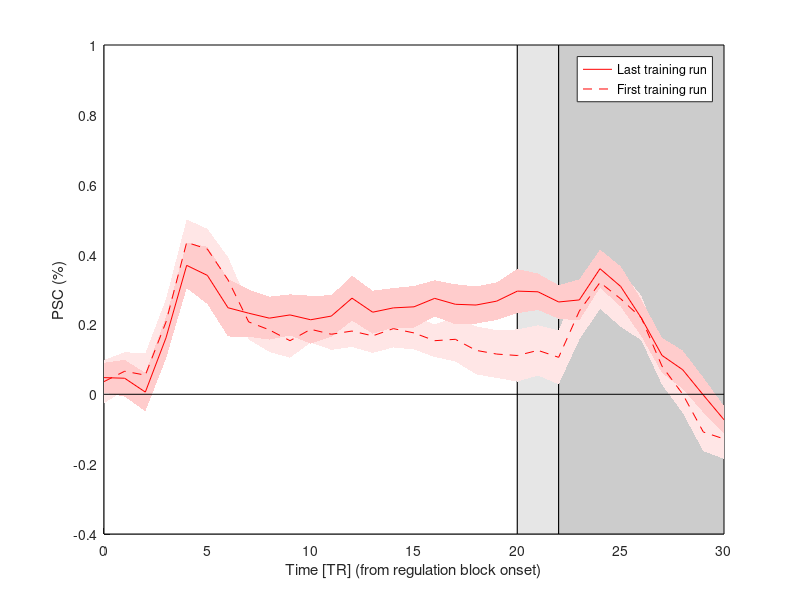

Recreate this plot in MATLAB. (Note: this script raises an error after producing the figure.)
% plotting results

clear

load('results_time_courses_first_training_run.mat')
mean_all_PSC_f=mean_all_PSC;
std_all_PSC_f=std_all_PSC;
m_all_PSC_f=m_all_PSC;
load('results_time_courses_last_training_run.mat')

x = 0:d_task+show_pos-1;
roi=1;

yu = mean_all_PSC(roi,:)+std_all_PSC(:,roi)';
yu_f = mean_all_PSC_f(roi,:)+std_all_PSC_f(:,roi)';
yl = mean_all_PSC(roi,:)-std_all_PSC(:,roi)';
yl_f = mean_all_PSC_f(roi,:)-std_all_PSC_f(:,roi)';
figure;
ylim([-.4 1])
%     ylim([-1 .4])
patch([0 20 20 0], [max(ylim) max(ylim) min(ylim) min(ylim)], [1 1 1])
patch([20 22 22 20], [max(ylim) max(ylim) min(ylim) min(ylim)], [.9 .9 .9])
patch([22 30 30 22], [max(ylim) max(ylim) min(ylim) min(ylim)], [.8 .8 .8])
hold on
fill([x fliplr(x)], [yu_f fliplr(yl_f)], [1 .9 .9], 'linestyle', 'none')
fill([x fliplr(x)], [yu fliplr(yl)], [1 .8 .8], 'linestyle', 'none')
%     fill([x fliplr(x)], [yu_f fliplr(yl_f)], [.9 .9 1], 'linestyle', 'none')
%     fill([x fliplr(x)], [yu fliplr(yl)], [.8 .8 1], 'linestyle', 'none')
h1=plot(x,mean_all_PSC(roi,:),'r');
h2=plot(x,mean_all_PSC_f(roi,:),'--r');
%     h1=plot(x,mean_all_PSC(roi,:),'b');
%     h2=plot(x,mean_all_PSC_f(roi,:),'--b');
legend([h1 h2],{'Last training run','First training run'},'Location','northeast');
line([min(xlim),max(xlim)],[0,0],'color','k','HandleVisibility','off')
xlabel('Time [TR] (from regulation block onset)')
ylabel('PSC (%)')

% testing for timepoint differences
for t=1:size(m_all_PSC,2)
    [h(t),p(t)]=ttest(m_all_PSC_f(roi,t,:),m_all_PSC(roi,t,:))
end
[adj_h, ~, ~, adj_p]=fdr_bh(p)